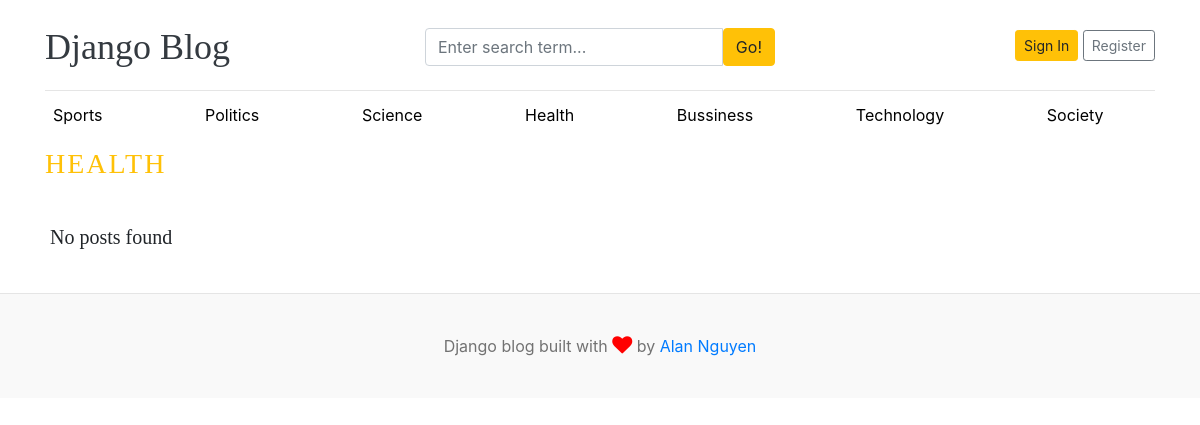
The app's page /category/4/ with its own data.
### blogs/models.py (models this page shows)
class Category(models.Model):
    category_name = models.CharField(max_length=50, unique=True)
    created_at = models.DateTimeField(auto_now_add=True)
    updayed_at = models.DateTimeField(auto_now=True)
    class Meta:
        verbose_name_plural = 'categories'
    def __str__(self):
        return self.category_name

### blogs/views.py (the view)
# urls.py: path('<int:category_id>/', views.posts_by_category, name ='posts_by_category'),
def posts_by_category(request, category_id):
    posts = Blog.objects.filter(status='Published', category=category_id)
    try:
        category = Category.objects.get(id=category_id)
    except:
        return render(request,'404.html')
    context = {
        'posts': posts,
        'category': category,
    }
    return render(request, 'posts_by_category.html', context)

### blogs/context_processors.py (called while the page is built)
def get_categories(request):
    categories = Category.objects.all()
    return dict(categories=categories)

def get_social_links(request):
    social_links = SocialLink.objects.all()
    return dict(social_links=social_links)

### templates/posts_by_category.html (shortened to what this page needs)
{% extends 'base.html' %}
{% block content%}
<h3 class="text-uppercase text-warning" style="letter-spacing: 2px;">{{ category }}<h3>
  <div class="row mb-2">
    {% if posts %}
        {% for post in posts %}
            <div class="col-md-6 px-0">
            <div class="card border-0" >
                <div class="card-body">
                <h3><a href="{% url 'blogs' post.slug %}" style="text-decoration: none;" class="text-dark">{{post.title}}</a></h3>
                <small class="mb-1 text-muted">{{ post.updated_at | timesince }} ago | {{ post.author.first_name }} {{ post.author.last_name }}</small>
                <p class="card-text" style="font-size: 1.25rem; line-height: 1.6; font-weight:300">{{ post.short_description | truncatewords:25 }}</p>
                </div>
            </div>
            </div>
        {% endfor %}
    {% else %}
        <div class="col-md-6 px-0">
            <div class="card-body">
                <p class="lead my-3">No posts found</p>
            </div>
        </div>
    {% endif %}
  </div>
</div>
{% endblock content %}

### templates/base.html (shortened to what this page needs)
{% load static %}
<!DOCTYPE html>
<html lang="en">
<head>
    <link href="https://getbootstrap.com/docs/4.0/dist/css/bootstrap.min.css" rel="stylesheet">
    <link rel="stylesheet" href="https://cdnjs.cloudflare.com/ajax/libs/font-awesome/4.7.0/css/font-awesome.min.css">
    <link href="{% static 'css/blogs.css' %}" rel="stylesheet">
  </head>
<body>
    <div class="container">
      <header class="blog-header py-3">
        <div class="row flex-nowrap justify-content-between align-items-center">
          <div class="col-4 pt-1">
            <a class="blog-header-logo text-dark" href="/">Django Blog</a>
          </div>
          <div class="col-4 pt-1" >
            <form action="{% url 'search' %}" method="GET">
              <div class="input-group">
                <input class="form-control" type="text" name="keyword" value="{{ keyword }}" placeholder="Enter search term..." aria-label="Enter search term..." aria-describedby="button-search" />
                <button type="submit " class="btn btn-warning" id="button-search" type="button">Go!</button>
            </div>
            </form>
          </div>
          <div class="col-4 d-flex justify-content-end align-items-center">
            <a class="btn btn-sm btn-warning" href="#">Sign In</a> &nbsp;
            <a class="btn btn-sm btn-outline-secondary" href="#">Register</a>
          </div>
        </div>
      </header>
      <div class="nav-scroller py-1 mb-2">
        <nav class="nav d-flex justify-content-between">
          {% for item in categories %}
            <a class="p-2 cat-text" href="{% url 'posts_by_category' item.pk %}">{{ item.category_name }}</a>
            <br/>
          {% endfor %}
        </nav>
      </div>
{% block content %}
{% endblock content %}
    <footer class="blog-footer">
        <p>Django blog built with <i class="fa fa-heart my-heart"></i> by <a href="#">Alan Nguyen</a></p>
    </footer>
</body>
</html>

### blog_main/static/css/blogs.css (style rules this page uses)
.blog-header { border-bottom: 1px solid #e5e5e5; }
.blog-header-logo { font-family: "IBM Plex Sans", Georgia, "Times New Roman", serif; font-size: 2.25rem; }
h1, h2, h3, h4, h5, h6 { font-family: "IBM Plex Sans", Georgia, "Times New Roman", serif; }
.blog-footer { padding: 2.5rem 0; color: #727272; text-align: center; background-color: #f9f9f9; border-top: .05rem solid #e5e5e5; }
.blog-footer p:last-child { margin-bottom: 0; }
.my-heart { font-size:20px; color: red !important; }
.cat-text { text-decoration: none; color: black; }

### records on screen
Category: category_name "Sports"
Category: category_name "Politics"
Category: category_name "Science"
Category: category_name "Health", category_name "HEALTH"
Category: category_name "Bussiness"
Category: category_name "Technology"
Category: category_name "Society"
